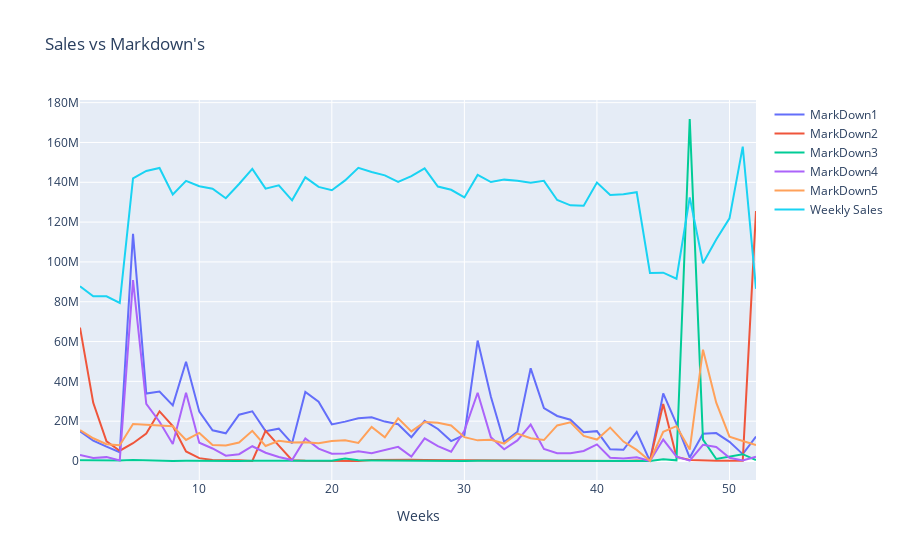

Notebook code for this chart:
### Code cell
fig = go.Figure()
fig.add_trace(go.Scatter( x = df_weeks.index, y = df_weeks['MarkDown1'], name = 'MarkDown1', mode = 'lines') )
fig.add_trace(go.Scatter( x = df_weeks.index, y = df_weeks['MarkDown2'], name = 'MarkDown2', mode = 'lines') )
fig.add_trace(go.Scatter( x = df_weeks.index, y = df_weeks['MarkDown3'], name = 'MarkDown3', mode = 'lines') )
fig.add_trace(go.Scatter( x = df_weeks.index, y = df_weeks['MarkDown4'], name = 'MarkDown4', mode = 'lines') )
fig.add_trace(go.Scatter( x = df_weeks.index, y = df_weeks['MarkDown5'], name = 'MarkDown5', mode = 'lines') )
fig.add_trace(go.Scatter( x = df_weeks.index, y = df_weeks['Weekly_Sales'], name = 'Weekly Sales', mode = 'lines') )
fig.update_layout(title = "Sales vs Markdown's", xaxis_title = 'Weeks')
